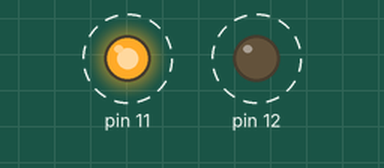
This sketch was run on a simulated Arduino Uno, built with avr-gcc and run on an emulated ATmega328P. Shown: output pins drawn as LEDs (lit = HIGH). Dashed ring = blinking.

Above: at 0.5 s.
Timing chart, 0 to 4.6 s (numbered marks = the images above):
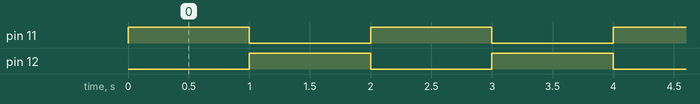

Measured:
- by itself, pin 11, pin 12: alternates HIGH for 1.0 s and LOW for 1.0 s
- by itself, everything shown: repeats every 2.0 s, in 3 steps

The sketch:

led_blinking1.ino
```cpp
// C++ code
//
void setup()
{
 pinMode(11,OUTPUT);
  pinMode(12,OUTPUT);
}

void loop()
{
  digitalWrite(11,HIGH);
  delay(1000);
  digitalWrite(11,0);
  digitalWrite(12,HIGH);
  delay(1000);
  digitalWrite(12,0);
}
```
